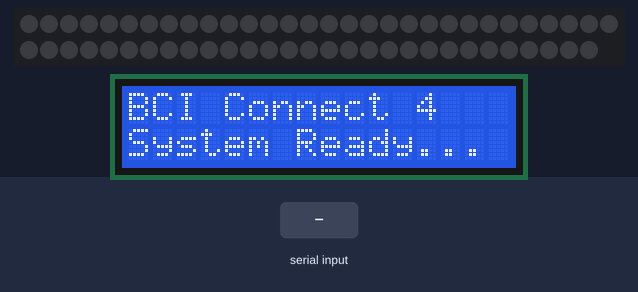
Simulated run of this sketch. Board: Arduino Uno, built with avr-gcc and run on an emulated ATmega328P. Parts: 59 RGB LEDs in strip order, left to right, continuing on the next row, 16×2 character LCD. The test bench sets the inputs (shaded band). Dim RGB values are drawn brighter than linear.

Above: at 1.2 s.
1.3 s: "<0>" received over Serial
At 2.2 s:
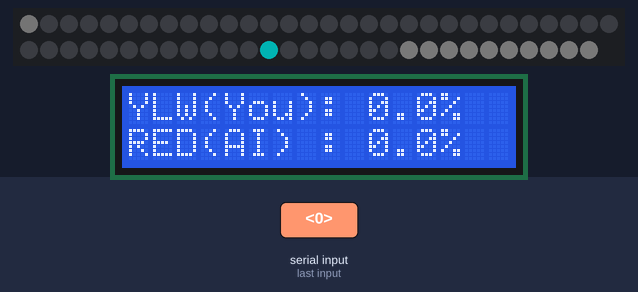
2.8 s: "<1>" received over Serial
4.3 s: "<2>" received over Serial
5.8 s: "<90,45,200>" received over Serial
7.3 s: "<90,45,200,10>" received over Serial
8.8 s: "<5>" received over Serial
Timing chart, 0 to 11.3 s (numbered marks = the images above; inputs shaded):
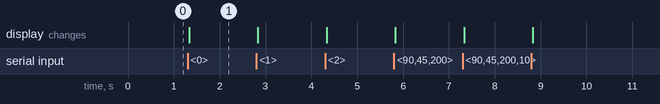

Measured:
- after the input at 1.3 s, the display: changes at once (image 1)

The sketch:

board_render.ino
```cpp
#include <FastLED.h>
#include <Wire.h>
#include <LiquidCrystal_I2C.h>

// --- LED 設定 ---
#define LED_PIN     6
#define NUM_LEDS    59  // 42(棋盤) + 7(指示燈) + 10(充能條)
#define BRIGHTNESS  60  // 亮度 (0-255)，測試時先調低
#define LED_TYPE    WS2812B
#define COLOR_ORDER GRB

CRGB leds[NUM_LEDS];

// --- 顏色定義 ---
CRGB colorEmpty  = CRGB(5, 5, 5);      // 微微的暗灰(代表空位)
CRGB colorYellow = CRGB(255, 255, 0);  // 玩家(黃)
CRGB colorRed    = CRGB(255, 0, 100);  // AI(紅/粉)
CRGB colorCyan   = CRGB(0, 255, 255);  // 指示燈/AI提示
CRGB colorGreen  = CRGB(0, 255, 0);    // 充能條

// --- LCD 設定 ---
LiquidCrystal_I2C lcd(0x27, 16, 2); // 0x27 為多數 I2C LCD 預設位址

// --- 系統變數 ---
const byte numChars = 64;
char receivedChars[numChars];
boolean newData = false;

// 儲存解析後的狀態
char boardState[43];
int focusLevel = 0;
int indicatorCol = 0;
int aiHintCol = -1;
float redWinProb = 0.5;
float ylwWinProb = 0.5;

void setup() {
    Serial.begin(115200);

    // 初始化 LED
    FastLED.addLeds<LED_TYPE, LED_PIN, COLOR_ORDER>(leds, NUM_LEDS).setCorrection(TypicalLEDStrip);
    FastLED.setBrightness(BRIGHTNESS);
    FastLED.clear();
    FastLED.show();

    // 初始化 LCD
    lcd.init();
    lcd.backlight();
    lcd.setCursor(0, 0);
    lcd.print("BCI Connect 4");
    lcd.setCursor(0, 1);
    lcd.print("System Ready...");
}

void loop() {
    recvWithStartEndMarkers();
    if (newData == true) {
        parseData();
        updateBoard();
        updateLCD();
        newData = false;
    }
}

// 讀取 <...> 封包
void recvWithStartEndMarkers() {
    static boolean recvInProgress = false;
    static byte ndx = 0;
    char startMarker = '<';
    char endMarker = '>';
    char rc;

    while (Serial.available() > 0 && newData == false) {
        rc = Serial.read();

        if (recvInProgress == true) {
            if (rc != endMarker) {
                receivedChars[ndx] = rc;
                ndx++;
                if (ndx >= numChars) {
                    ndx = numChars - 1;
                }
            } else {
                receivedChars[ndx] = '\0'; // 結束字串
                recvInProgress = false;
                ndx = 0;
                newData = true;
            }
        } else if (rc == startMarker) {
            recvInProgress = true;
        }
    }
}

// 解析逗號分隔的資料
void parseData() {
    char * strtokIndx;

    strtokIndx = strtok(receivedChars, ",");
    strcpy(boardState, strtokIndx);

    strtokIndx = strtok(NULL, ",");
    focusLevel = atoi(strtokIndx);

    strtokIndx = strtok(NULL, ",");
    indicatorCol = atoi(strtokIndx);

    strtokIndx = strtok(NULL, ",");
    aiHintCol = atoi(strtokIndx);

    strtokIndx = strtok(NULL, ",");
    redWinProb = atof(strtokIndx);

    strtokIndx = strtok(NULL, ",");
    ylwWinProb = atof(strtokIndx);
}

// 根據接線順序映射 LED (這裡假設串聯順序為：棋盤 0~41 -> 指示燈 42~48 -> 充能條 49~58)
void updateBoard() {
    FastLED.clear();

    // 1. 繪製 7x6 棋盤 (索引 0~41)
    for (int y = 0; y < 6; y++) {
        for (int x = 0; x < 7; x++) {
            int stringIndex = y * 7 + x; // 對應 Python 送來的字串索引

            // 將二維座標轉成 LED 燈條實際的索引
            // ⚠️ 依據你黏貼燈條的方向 (蛇行或單向)，這裡的 mapping 需要微調。
            // 這裡假設是左上到右下的單向接法：
            int ledIndex = stringIndex;

            if (boardState[stringIndex] == '0') {
                leds[ledIndex] = colorEmpty;
            } else if (boardState[stringIndex] == '1') {
                leds[ledIndex] = colorYellow;
            } else if (boardState[stringIndex] == '2') {
                leds[ledIndex] = colorRed;
            }
        }
    }

    // 2. 繪製頂部指示燈 (索引 42~48)
    int indicatorBaseIdx = 42;
    // 使用 millis() 製造 AI 提示閃爍效果 (每 200ms 切換)
    bool flashOn = (millis() % 400) < 200;

    for (int i = 0; i < 7; i++) {
        if (i == aiHintCol && flashOn) {
            leds[indicatorBaseIdx + i] = colorCyan; // 雷射提示大絕招
        } else if (i == indicatorCol && aiHintCol == -1) {
            leds[indicatorBaseIdx + i] = colorYellow; // 玩家選擇指示燈
        } else {
            leds[indicatorBaseIdx + i] = CRGB::Black;
        }
    }

    // 3. 繪製充能條 (索引 49~58)
    int chargeBaseIdx = 49;
    int numChargeLeds = map(focusLevel, 0, 100, 0, 10); // 將 0-100% 對應到 10 顆 LED

    for (int i = 0; i < 10; i++) {
        if (i < numChargeLeds) {
            leds[chargeBaseIdx + i] = colorGreen;
        } else {
            leds[chargeBaseIdx + i] = CRGB(10, 10, 10); // 未充能部分微亮
        }
    }

    FastLED.show();
}

void updateLCD() {
    // 限制 LCD 更新頻率，避免畫面閃爍
    static unsigned long lastLcdUpdate = 0;
    if (millis() - lastLcdUpdate > 500) {
        lcd.setCursor(0, 0);
        lcd.print("YLW(You): ");
        lcd.print(ylwWinProb * 100, 1);
        lcd.print("%  "); // 清除尾部殘影

        lcd.setCursor(0, 1);
        lcd.print("RED(AI) : ");
        lcd.print(redWinProb * 100, 1);
        lcd.print("%  ");

        lastLcdUpdate = millis();
    }
}
```
